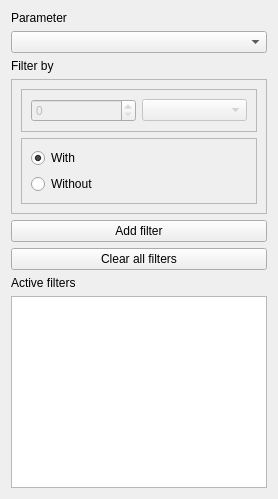
                <widget class="QWidget" name="filtersTab">
                 <attribute name="title">
                  <string>Filters</string>
                 </attribute>
                 <layout class="QVBoxLayout" name="verticalLayout_11">
                  <item>
                   <widget class="QLabel" name="label_4">
                    <property name="text">
                     <string>Parameter</string>
                    </property>
                   </widget>
                  </item>
                  <item>
                   <widget class="QComboBox" name="comboBox"/>
                  </item>
                  <item>
                   <widget class="QLabel" name="label_5">
                    <property name="text">
                     <string>Filter by</string>
                    </property>
                   </widget>
                  </item>
                  <item>
                   <widget class="QFrame" name="frame_9">
                    <property name="frameShape">
                     <enum>QFrame::StyledPanel</enum>
                    </property>
                    <property name="frameShadow">
                     <enum>QFrame::Raised</enum>
                    </property>
                    <layout class="QVBoxLayout" name="verticalLayout_12">
                     <item>
                      <widget class="QFrame" name="frame_10">
                       <property name="frameShape">
                        <enum>QFrame::StyledPanel</enum>
                       </property>
                       <property name="frameShadow">
                        <enum>QFrame::Raised</enum>
                       </property>
                       <layout class="QHBoxLayout" name="horizontalLayout_4">
                        <item>
                         <widget class="QSpinBox" name="filterNumSpinBox">
                          <property name="enabled">
                           <bool>false</bool>
                          </property>
                         </widget>
                        </item>
                        <item>
                         <widget class="QComboBox" name="filterComboBox">
                          <property name="enabled">
                           <bool>false</bool>
                          </property>
                         </widget>
                        </item>
                       </layout>
                      </widget>
                     </item>
                     <item>
                      <widget class="QFrame" name="frame_11">
                       <property name="frameShape">
                        <enum>QFrame::StyledPanel</enum>
                       </property>
                       <property name="frameShadow">
                        <enum>QFrame::Raised</enum>
                       </property>
                       <layout class="QVBoxLayout" name="verticalLayout_13">
                        <item>
                         <widget class="QRadioButton" name="withRadioButton">
                          <property name="text">
                           <string>With</string>
                          </property>
                          <property name="checked">
                           <bool>true</bool>
                          </property>
                         </widget>
                        </item>
                        <item>
                         <widget class="QRadioButton" name="withoutRadioButton">
                          <property name="text">
                           <string>Without</string>
                          </property>
                         </widget>
                        </item>
                       </layout>
                      </widget>
                     </item>
                    </layout>
                   </widget>
                  </item>
                  <item>
                   <widget class="QPushButton" name="addFilterPushButton">
                    <property name="text">
                     <string>Add filter</string>
                    </property>
                   </widget>
                  </item>
                  <item>
                   <widget class="QPushButton" name="clearFiltersPushButton">
                    <property name="text">
                     <string>Clear all filters</string>
                    </property>
                   </widget>
                  </item>
                  <item>
                   <widget class="QLabel" name="label_6">
                    <property name="text">
                     <string>Active filters</string>
                    </property>
                   </widget>
                  </item>
                  <item>
                   <widget class="QTextBrowser" name="filterBrowser"/>
                  </item>
                 </layout>
                </widget>
